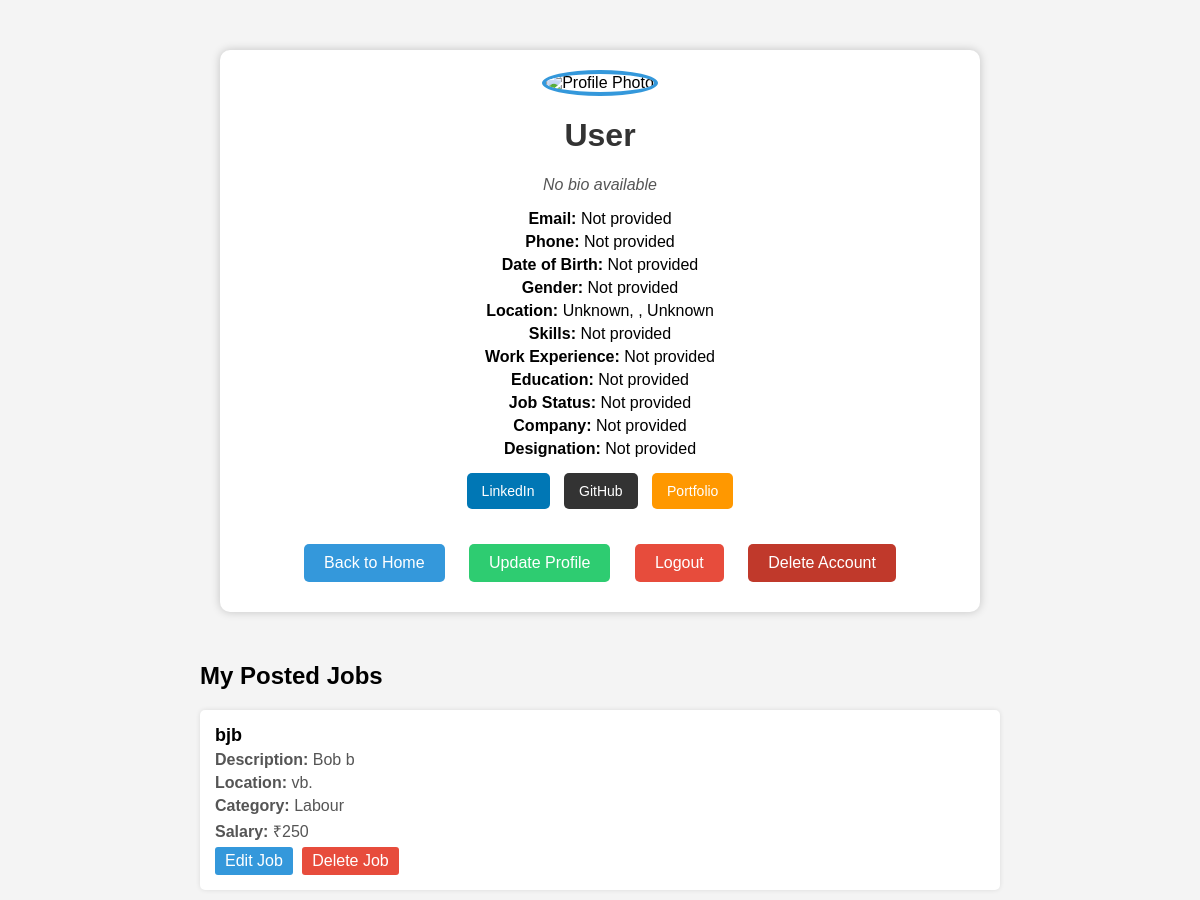
The app's page /account (signed in) with its own data.
### tables this page shows
CREATE TABLE jobs (
                        id INTEGER PRIMARY KEY AUTOINCREMENT,
                        title TEXT NOT NULL,
                        description TEXT NOT NULL,
                        location TEXT NOT NULL,
                        salary INTEGER NOT NULL,
                        category TEXT NOT NULL,
                        employer TEXT NOT NULL, posted_date TIMESTAMP);

### app.py (the view)
@app.route('/account')
def account():
    if 'username' not in session:
        return redirect(url_for('login'))
    username = session['username']
    conn = get_db_connection()
    user = conn.execute("SELECT * FROM users WHERE username = ?", (username,)).fetchone()
    profile_data = conn.execute("SELECT * FROM user_profile WHERE user_id = ?", (user['id'],)).fetchone()
    jobs = conn.execute("SELECT * FROM jobs WHERE employer=?", (username,)).fetchall()
    conn.close()
    if not user:
        return render_template('404.html'), 404
    user_profile = {}
    if profile_data:
        columns = [col[0] for col in conn.execute("PRAGMA table_info(user_profile)").fetchall()]
        user_profile = dict(zip(columns, profile_data))
    return render_template('account.html', user=user, user_profile=user_profile, jobs=jobs)

### app.py (called while the page is built)
def get_db_connection():
    conn = sqlite3.connect('majdur.db')
    conn.row_factory = sqlite3.Row
    return conn

### templates/account.html (shortened to what this page needs)
<!DOCTYPE html>
<html lang="en">
<head>
    <link rel="stylesheet" type="text/css" href="{{ url_for('static', filename='account.css') }}">
</head>
<body>
    <div class="profile-container">
        <div class="profile-header">
            <img src="{{ url_for('static', filename=user_profile.get('profile_photo', 'images/default.jpg')) }}" alt="Profile Photo" class="profile-photo">
            <h1>{{ user_profile.get('full_name', 'User') }}</h1>
            <p class="bio">{{ user_profile.get('bio', 'No bio available') }}</p>
        </div>
        <div class="profile-details">
            <p><strong>Email:</strong> {{ user_profile.get('email', 'Not provided') }}</p>
            <p><strong>Phone:</strong> {{ user_profile.get('phone', 'Not provided') }}</p>
            <p><strong>Date of Birth:</strong> {{ user_profile.get('date_of_birth', 'Not provided') }}</p>
            <p><strong>Gender:</strong> {{ user_profile.get('gender', 'Not provided') }}</p>
            <p><strong>Location:</strong> {{ user_profile.get('city', 'Unknown') }}, {{ user_profile.get('state', '') }}, {{ user_profile.get('country', 'Unknown') }}</p>
            <p><strong>Skills:</strong> {{ user_profile.get('skills', 'Not provided') }}</p>
            <p><strong>Work Experience:</strong> {{ user_profile.get('work_experience', 'Not provided') }}</p>
            <p><strong>Education:</strong> {{ user_profile.get('education', 'Not provided') }}</p>
            <p><strong>Job Status:</strong> {{ user_profile.get('job_status', 'Not provided') }}</p>
            <p><strong>Company:</strong> {{ user_profile.get('company', 'Not provided') }}</p>
            <p><strong>Designation:</strong> {{ user_profile.get('designation', 'Not provided') }}</p>
        </div>
        <div class="profile-links">
            <a href="{{ user_profile.get('linkedin', '#') }}" target="_blank" class="btn linkedin">LinkedIn</a>
            <a href="{{ user_profile.get('github', '#') }}" target="_blank" class="btn github">GitHub</a>
            <a href="{{ user_profile.get('portfolio', '#') }}" target="_blank" class="btn portfolio">Portfolio</a>
        </div>
        <div class="profile-actions">
            <a href="/" class="btn home-btn">Back to Home</a>
            <a href="/update_profile" class="btn update-btn">Update Profile</a>
            <a href="/logout" class="btn logout-btn">Logout</a>
            <a href="/delete-account" class="btn delete-btn" onclick="return confirm('Are you sure you want to delete your account?');">Delete Account</a>
        </div>
    </div>
    <div class="jobs-container">
        <h2>My Posted Jobs</h2>
        {% for job in jobs %}
            <div class="job-card">
                <div class="job-title">{{ job['title'] }}</div>
                <div class="job-details"><strong>Description:</strong> {{ job['description'] }}</div>
                <div class="job-details"><strong>Location:</strong> {{ job['location'] }}</div>
                <div class="job-details"><strong>Category:</strong> {{ job['category'] }}</div>
                <div class="job-details"><strong>Salary:</strong> ₹{{ job['salary'] }}</div>
                <a href="{{ url_for('edit_job', job_id=job['id']) }}" class="btn edit">Edit Job</a>
                <a href="{{ url_for('delete_job', job_id=job['id']) }}" class="btn delete">Delete Job</a>
            </div>
        {% endfor %}
    </div>
</body>
</html>

### static/account.css (style rules this page uses)
body { font-family: Arial, sans-serif; background-color: #f4f4f4; text-align: center; margin: 0; padding: 0; }
.profile-container { background: white; padding: 20px; margin: 50px auto; width: 60%; border-radius: 10px; box-shadow: 0px 0px 10px rgba(0, 0, 0, 0.2); }
.profile-header { text-align: center; }
.profile-photo { width: 150px; height: 150px; border-radius: 50%; border: 4px solid #3498db; }
h1 { color: #333; }
.bio { font-style: italic; color: #555; }
.profile-details p { font-size: 16px; margin: 5px 0; }
.profile-links { margin-top: 10px; }
.profile-links .btn { display: inline-block; padding: 10px 15px; font-size: 14px; text-decoration: none; color: white; border-radius: 5px; margin: 5px; }
.linkedin { background-color: #0077b5; }
.github { background-color: #333; }
.portfolio { background-color: #ff9800; }
.profile-actions { margin-top: 20px; }
.profile-actions .btn { display: inline-block; padding: 10px 20px; margin: 10px; font-size: 16px; border: none; border-radius: 5px; cursor: pointer; text-decoration: none; color: white; }
.home-btn { background-color: #3498db; }
.update-btn { background-color: #2ecc71; }
.logout-btn { background-color: #e74c3c; }
.delete-btn { background-color: #c0392b; }
.jobs-container { max-width: 800px; margin: auto; text-align: left; }
.job-card { background: white; padding: 15px; margin-bottom: 10px; border-radius: 5px; box-shadow: 0 0 5px rgba(0, 0, 0, 0.1); }
.job-title { font-size: 18px; font-weight: bold; }
.job-details { margin: 5px 0; color: #555; }
.job-card .btn { padding: 5px 10px; margin-right: 5px; text-decoration: none; color: white; border-radius: 3px; display: inline-block; }
.edit { background: #3498db; }
.delete { background: #e74c3c; }

### records on screen
jobs: title "bjb", description "Bob b", location "vb.", category "Labour", salary "250"

### other values on screen
{{ user_profile.get('full_name', 'User') }} "User"
{{ user_profile.get('bio', 'No bio available') }} "No bio available"
{{ user_profile.get('email', 'Not provided') }} "Not provided"
{{ user_profile.get('phone', 'Not provided') }} "Not provided"
{{ user_profile.get('date_of_birth', 'Not provided') }} "Not provided"
{{ user_profile.get('gender', 'Not provided') }} "Not provided"
{{ user_profile.get('city', 'Unknown') }} "Unknown"
{{ user_profile.get('country', 'Unknown') }} "Unknown"
{{ user_profile.get('skills', 'Not provided') }} "Not provided"
{{ user_profile.get('work_experience', 'Not provided') }} "Not provided"
{{ user_profile.get('education', 'Not provided') }} "Not provided"
{{ user_profile.get('job_status', 'Not provided') }} "Not provided"
{{ user_profile.get('company', 'Not provided') }} "Not provided"
{{ user_profile.get('designation', 'Not provided') }} "Not provided"
